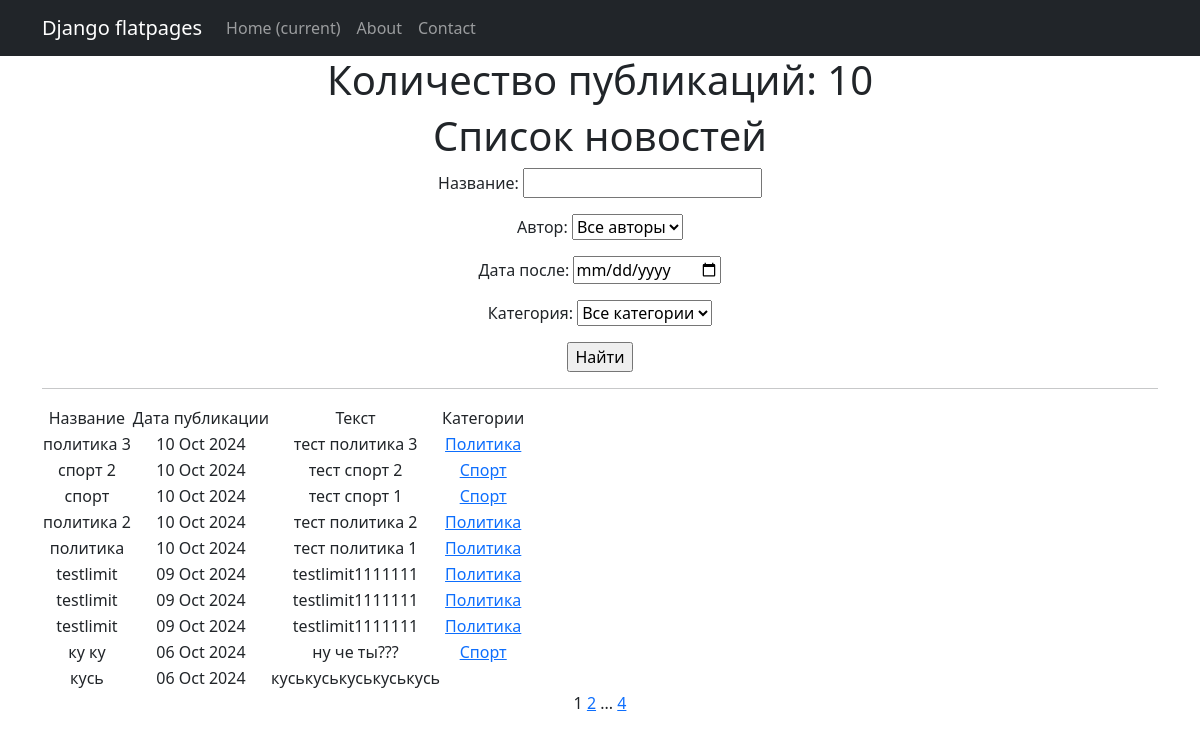
Screenshot of /post/search/ with the database file from the repository.
### news/models.py (models this page shows, shortened)
class Post(models.Model):
    article = 'AR'
    news = 'NE'
    POSITIONS = [
        (article, 'Статья'),
        (news, 'Новость')
    ]
    author = models.ForeignKey(Author, on_delete=models.CASCADE)
    post_type = models.CharField(max_length=2, choices=POSITIONS, default=news)
    time_post = models.DateTimeField(auto_now_add=True)
    category = models.ManyToManyField(Category, through='PostCategory')
    title = models.CharField(max_length=255)
    text = models.TextField()
    rating = models.IntegerField(default=0)

class Category(models.Model):
    name = models.CharField(max_length=50, unique=True)
    subscribers = models.ManyToManyField(User, blank=True, null=True, related_name='categories')
    def __str__(self):
        return self.name.title()

### news/views.py (the view)
# urls.py: path('', PostsList.as_view(), name='post_list'),
class PostsList(ListView):
    model = Post
    ordering = '-time_post'
    context_object_name = 'posts'
    paginate_by = 10
    def get_queryset(self):
        queryset = super().get_queryset()
        self.filterset = PostFilter(self.request.GET, queryset)
        return self.filterset.qs
    def get_context_data(self, **kwargs):
        context = super().get_context_data(**kwargs)
        context['filterset'] = self.filterset
        return context
    def get_template_names(self):
        if self.request.path == '/post/search/':
            return 'flatpages/post_search.html'
        return 'flatpages/posts.html'

### news/models.py (called while the page is built)
    def __str__(self):
        return self.user.username

### templates/flatpages/post_search.html (shortened to what this page needs)
{% extends 'flatpages/default.html' %}
{% load custom_filters %}
{% block content %}
    <h1>Количество публикаций: {{ posts|length }} </h1>
    <h1>Список новостей</h1>
    <form action="" method="get">
       {{ filterset.form.as_p }}
       <input type="submit" value="Найти" />
    </form>
    <hr>
    {% if posts %}
        <table>
            <tr>
                <td>Название</td>
                <td>Дата публикации</td>
                <td>Текст</td>
                <td>Категории</td>
            </tr>
            {% for post in posts %}
            <tr>
                <td>{{ post.title }}</td>
                <td>{{ post.time_post|date:'d M Y' }}</td>
                <td>{{ post.text|truncatechars:20 }}</td>
                <td>{% for category in post.category.all %}
                        <a href="{% url 'category_list' category.id %}">{{ category }}</a>
                    {% endfor %}
                </td>
            </tr>
            {% endfor %}
        </table>
    {% else %}
        <h2>Новостей нет! =( </h2>
    {% endif %}
    {{ page_obj.number }}
    {% if page_obj.has_next %}
        <a href="?page={{ page_obj.next_page_number }}">{{ page_obj.next_page_number }}</a>
        {% if paginator.num_pages != page_obj.next_page_number %}
           ...
           <a href="?page={{ page_obj.paginator.num_pages }}">{{ page_obj.paginator.num_pages }}</a>
       {% endif %}
    {% endif %}
{% endblock content %}

### rows the page displays
Post: title "политика 3", time_post "10 Oct 2024", text "тест политика 3"
Category: name "Политика"
Post: title "спорт 2", time_post "10 Oct 2024", text "тест спорт 2"
Category: name "Спорт"
Post: title "спорт", time_post "10 Oct 2024", text "тест спорт 1"
Post: title "политика 2", time_post "10 Oct 2024", text "тест политика 2"
Post: title "политика", time_post "10 Oct 2024", text "тест политика 1"
Post: title "testlimit", time_post "09 Oct 2024", text "testlimit1111111"
Post: title "testlimit", time_post "09 Oct 2024", text "testlimit1111111"
Post: title "testlimit", time_post "09 Oct 2024", text "testlimit1111111"
Post: title "ку ку", time_post "06 Oct 2024", text "ну че ты???"
Post: title "кусь", time_post "06 Oct 2024", text "куськуськуськуськусь"

### other values shown
{{ posts|length }} "10"
{{ page_obj.number }} "1"
{{ page_obj.next_page_number }} "2"
{{ page_obj.paginator.num_pages }} "4"
